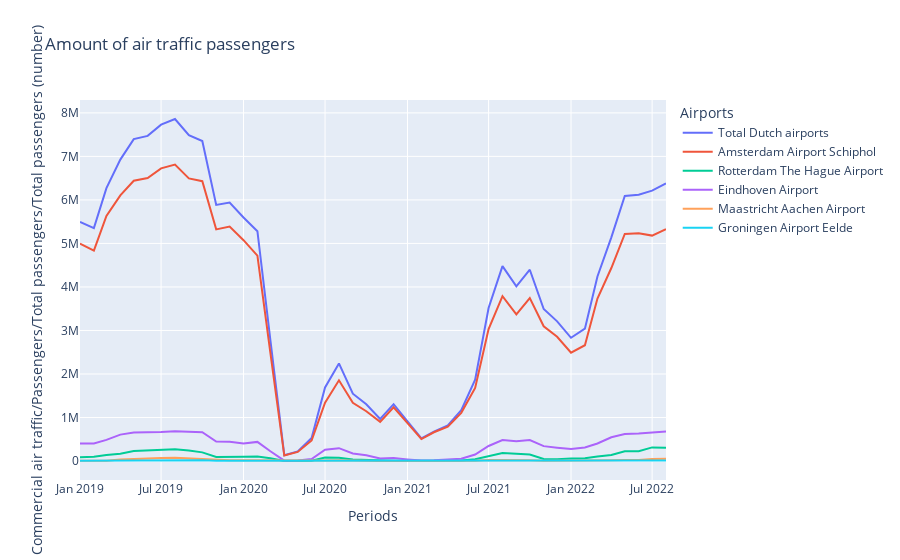

Write notebook code for a chart like this one.
### Code cell
#We need the following column:
#Commercial air traffic/Passengers/Total passengers/Total passengers (number)
#colors = ['#D02090', '#9AFF9A', 'red', '#33A1C9', 'orange', '#000080']

fig = px.line(at_df_timespan, x="Periods", y='Commercial air traffic/Passengers/Total passengers/Total passengers (number)',
              color='Airports', title='Amount of air traffic passengers')
#fig=px.scatter
fig.show()
#at_df_timespan.set_index('Periods', inplace=True)
#fig, ax = plt.subplots(figsize=(16, 8))
#ax = sns.lineplot(x='Periods', y='Commercial air traffic/Passengers/Total passengers/Total passengers (number)', hue='Airports', data=at_df_timespan, palette=colors)
#ax.grid()

#Color from the start of Covid-19

#sns.move_legend(ax, "upper left", bbox_to_anchor=(1, 1))
